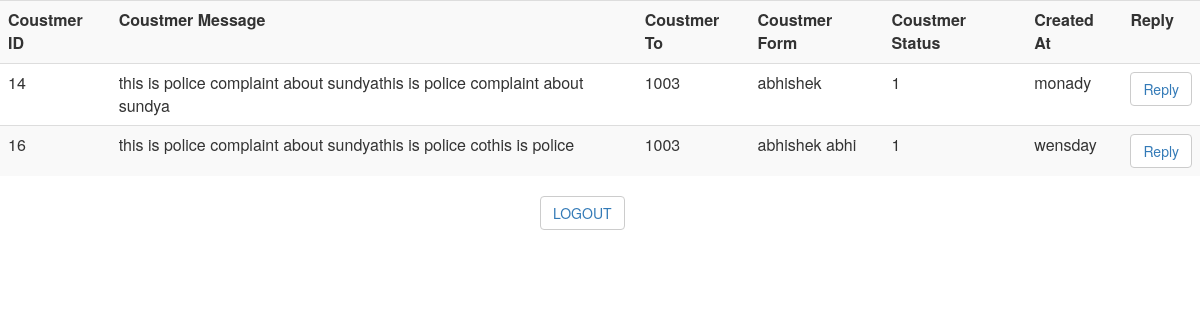
/ngo.php (signed in), run on the app's committed database.
### tables this page shows
CREATE TABLE `complaint` (
  `u_id` int(100) NOT NULL,
  `c_id` int(100) NOT NULL,
  `c_msg` text,
  `c_to` varchar(50) DEFAULT NULL,
  `c_from` varchar(50) DEFAULT NULL,
  `c_status` varchar(20) DEFAULT '0=read,1=unread',
  `created_at` varchar(30) DEFAULT NULL
);

### ngo.php (the view, shortened to what this page needs)
<?php
 if(!isset($_SESSION['u_police'])){
	 header("location: index.php");
   }else{
 ?>
 <head>
   <link href="css/bootstrap.css" rel="stylesheet">
   <link href="css/costom_com.css" rel="stylesheet">
 </head>
<body>
<?php include("db.php"); ?>
<form method="post" id="form_poloce" action="ngo.php">
     <table class="table table-striped">
	<tr>
     <th> Coustmer ID</th>
	 <th> Coustmer Message </th>
	 <th> Coustmer To </th>
	 <th> Coustmer Form </th>
	 <th> Coustmer Status </th>
	 <th> Created At </th>
	 <th> Reply </th>
	</tr>
	<?php
	$query = mysqli_query($con,"select * from complaint where c_to = 1003 ");
	while($row = mysqli_fetch_array($query)){
	  $u_id = $row['u_id'];
	  $id = $row['c_id'];
      $message = $row['c_msg'];
      $to = $row['c_to'];
	  $from = $row['c_from'];
	  $status = $row['c_status'];
	  $date = $row['created_at'];
	?>
	<tr>
	 <td><?php echo $id; ?></td>
	 <td><?php echo $message; ?></td>
	 <td><?php echo $to; ?></td>
	 <td><?php echo $from; ?></td>
	 <td><?php echo $status; ?></td>
	 <td><?php echo $date; ?></td>
	 <td><button class="btn btn-default" id="reply" name="reply" type="submit"><a href="reply_ngo.php?reply_ngo=<?php echo $u_id; ?>">Reply</a></button></td>
	</tr>
	<?php } ?>
    </table>
	<button type="submit" id="button_ngo" name="logout" id="button_police" class="btn btn-default"><a href="logout.php">LOGOUT</a></button>
</form>
</body>
<?php
if(isset($_POST['reply'])){ ?>
   <?php } } ?>

### css/costom_com.css (style rules this page uses)
#button_ngo { margin:0% 45%; }

### data on the page
complaint: c_id "14", c_msg "this is police complaint about sundyathis is police complaint about sundya", c_to "1003", c_from "abhishek", c_status "1", created_at "monady"
complaint: c_id "16", c_msg "this is police complaint about sundyathis is police cothis is police", c_to "1003", c_from "abhishek abhi", c_status "1", created_at "wensday"
